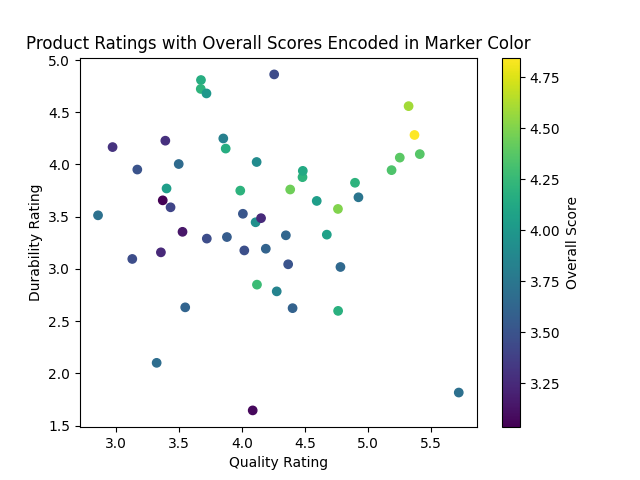

The script that drew this image:
import numpy as np
import matplotlib.pyplot as plt

# Generate sample product ratings
product_ratings = {
    "Quality": np.random.normal(4, 0.8, 50),
    "Durability": np.random.normal(3.5, 0.7, 50),
    "Value for Money": np.random.normal(3.8, 1, 50),
}

# Combine ratings into a NumPy array
combined_ratings = np.column_stack([product_ratings["Quality"], product_ratings["Durability"], product_ratings["Value for Money"]])

# Calculate overall scores 
overall_scores = np.mean(combined_ratings, axis=1)

# Create scatter plot with overall scores determining marker color
plt.scatter(combined_ratings[:, 0], combined_ratings[:, 1], c=overall_scores, cmap='viridis') 

# Add informative colorbar
plt.colorbar(label='Overall Score') 

# Add meaningful labels and title
plt.xlabel('Quality Rating')
plt.ylabel('Durability Rating')
plt.title('Product Ratings with Overall Scores Encoded in Marker Color')

# Show the scatter plot
plt.show()
